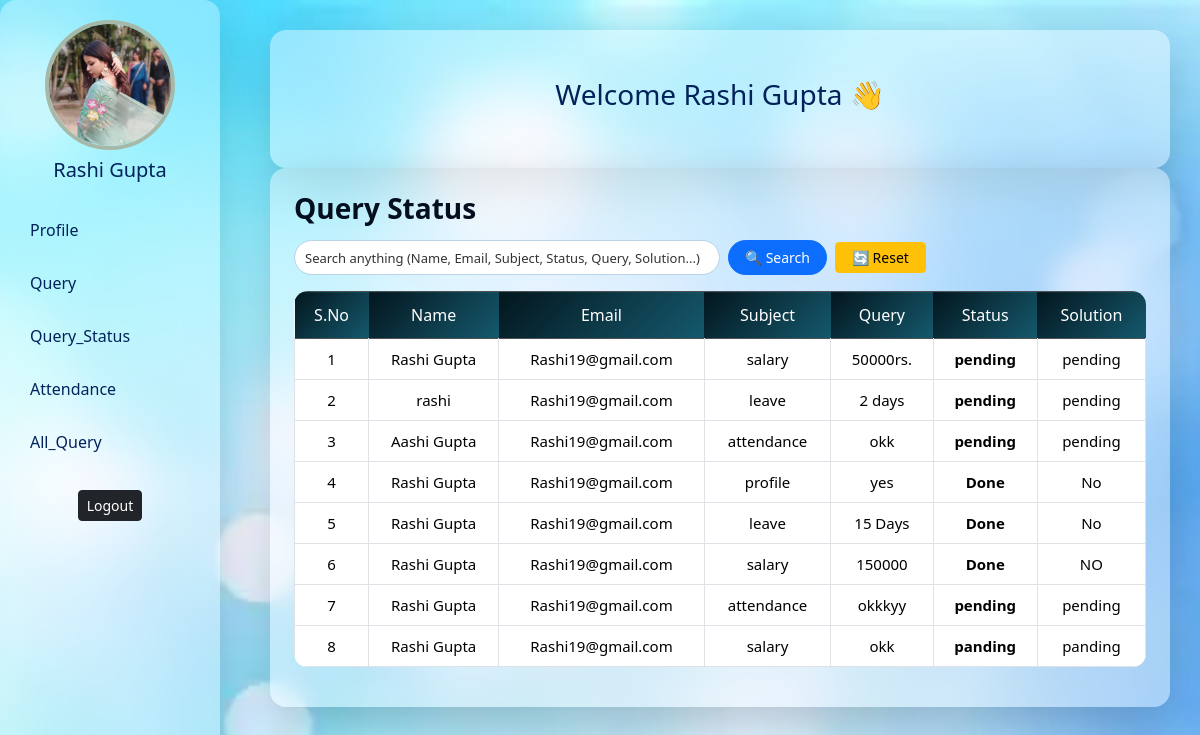
The page /dashboard/query_status (signed in) on the database its author committed.
### app/models.py (models this page shows, shortened)
class AddEmployee(models.Model):
    name = models.CharField(
        max_length=100,
        validators=[MaxLengthValidator(10), MinLengthValidator(3)],
        error_messages={
            'min_length': 'Name must contain at least 3 characters.',
            'max_length': 'Name cannot exceed 20 characters.'
        }
    )
    email = models.EmailField(unique=True)
    contact = models.CharField(
        max_length=15,
        validators=[Emp_contact]
    )
    image = models.ImageField(
        upload_to='employee_images/',
        blank=True,
        null=True
    )
    password = models.CharField(max_length=128)
    department = models.CharField(max_length=50, null=True)
    d_code = models.CharField(max_length=20, null=True)
    d_des = models.CharField(max_length=50, null=True)
    joining_date = models.DateField(null=True, blank=True)
    salary = models.IntegerField(null=True, blank=True)

class Query(models.Model):
    name = models.CharField(max_length=20)
    email = models.EmailField()
    query =  models.CharField(max_length=200)
    subject = models.CharField(max_length=50)
    status =  models.CharField(max_length=10,default='panding')
    solution = models.CharField(max_length=100,null=True)
    created_at = models.DateTimeField(auto_now_add=True,null=True)

### app/views.py (the view)
# urls.py: path('dashboard/query_status',query_status,name='query_status'),
def query_status(req):
    if 'user_id' in req.session:
        id=req.session['user_id']
        userdata=new.objects.get(id=id)
        query_data=Query.objects.filter(email=userdata.email)
        return render(req,'userdashboard.html',{'data':userdata,'query_status':True,'queries':query_data})
    else:
        return redirect('login')

### app/templates/userdashboard.html (shortened to what this page needs)
{% block contant %}
<!DOCTYPE html>
<html lang="en">
<head>
    <link href="https://cdn.jsdelivr.net/npm/bootstrap@5.3.2/dist/css/bootstrap.min.css" rel="stylesheet">
</head>
<body>
    <div class="sidebar glass shadow-lg">
        <div class="text-center mb-4">
            {% if data.image %}
            <img src="{{ data.image.url }}" class="profile-img mb-2">
            {% else %}
            <div class="profile-img mb-2 d-block mx-auto" style="background-color:#ffff;"></div>
            {% endif %}
            <h5>{{ data.name }}</h5>
        </div>
        <a href="{% url 'profile' %}" class="{% if section == 'profile' %}active{% endif %}">
            Profile
        </a>
        <a href="{% url 'query' %}" class="{% if section == 'query' %}active{% endif %}">
            Query
        </a>
        <a href="{% url 'query_status' %}" class="{% if section == 'query_status' %}active{% endif %}">
            Query_Status
        </a>
        <a href="{% url 'my_attendance' %}"
   class="{% if section == 'attendance' %}active{% endif %}">
    Attendance
</a>
        <a href="{% url 'all_query' %}" class="{% if section == 'all-query' %}active{% endif %}">
            All_Query
        </a>
        <form method="post" action="{% url 'logout' %}" class="mt-4 text-center">
            <button class="btn btn-dark btn-sm">Logout</button>
        </form>
    </div>
    <div class="main-content">
        {% if not section %}
        <div class="glass shadow-lg p-5 text-center">
            <h3>Welcome {{ data.name }} 👋</h3>
        </div>
        {% endif %}
{% if query_status %}
<div id="query_status" class="section">
    <div class="glass shadow-lg p-4">
        <h3>Query Status</h3>
        <form action="{% url 'user_search' %}" method="POST">
            <div class="d-flex align-items-center gap-2 mb-3">
                <input type="text" name="search"
                    class="form-control form-control-sm w-50"
                    placeholder="Search anything (Name, Email, Subject, Status, Query, Solution...)">
                <button type="submit" class="btn btn-primary btn-sm px-3">
                    🔍 Search
                </button>
                <a href="{% url 'user_reset' %}" class="btn btn-warning btn-sm px-3">
                    🔄 Reset
                </a>
            </div>
            <table class="table table-bordered table-hover mt-3 text-center query-status-table">
                <thead class="table-dark">
                    <tr>
                        <th>S.No</th>
                        <th>Name</th>
                        <th>Email</th>
                        <th>Subject</th>
                        <th>Query</th>
                        <th>Status</th>
                        <th>Solution</th>
                    </tr>
                </thead>
                <tbody>
                    {% for q in queries %}
                    <tr>
                        <td>{{ forloop.counter }}</td>
                        <td>{{ q.name }}</td>
                        <td>{{ q.email }}</td>
                        <td>{{ q.subject }}</td>
                        <td>{{ q.query }}</td>
                        <td>{{ q.status }}</td>
                        <td>{{ q.solution }}</td>
                    </tr>
                    {% endfor %}
                </tbody>
            </table>
        </form>
    </div>
</div>
{% endif %}
    </div>
</body>
</html>
{% endblock contant %}

### app/templates/userdashboard.html (style rules this page uses)
body { background: url('/static/images/new django.webp') no-repeat center center fixed; background-size: cover; }
.glass { background: rgba(255, 255, 255, 0.4); backdrop-filter: blur(10px); border-radius: 16px; color: #02225a; }
.sidebar { height: 100vh; position: fixed; width: 220px; padding-top: 20px; background: rgba(255, 255, 255, 0.3); backdrop-filter: blur(10px); }
.sidebar a { display: block; padding: 12px 20px; color: #02225a; text-decoration: none; font-weight: 500; border-radius: 10px; margin: 5px 10px; }
.main-content { margin-left: 240px; padding: 30px; }
.profile-img { width: 130px; height: 130px; border-radius: 50%; object-fit: cover; border: 4px solid #a6b8a8; }
#query_status h3 { font-weight: 700; color: #030e1e; margin-bottom: 15px; }
.query-status-table { background: rgba(255, 255, 255, 0.55); backdrop-filter: blur(12px); border-radius: 14px; overflow: hidden; }
#query_status input.form-control-sm { border-radius: 20px; border: 1px solid #bcd3e6; padding: 6px 10px; font-size: 13px; }
#query_status thead.table-dark th { background: linear-gradient(135deg, #03161e, #15596d); color: #fff; border: none; font-size: 14px; padding: 12px; }
#query_status tbody tr { background: rgba(255, 255, 255, 0.7); transition: all 0.2s ease-in-out; }
#query_status td { padding: 10px; font-size: 14px; color: #040a11; vertical-align: middle; }
#query_status td:nth-child(6) { font-weight: 600; }
#query_status button.btn-primary { border-radius: 20px; padding: 6px 18px; font-size: 14px; }
#query_status td { color: #000 !important; font-size: 15px; font-weight: 400; }
#query_status thead.table-dark th { font-size: 16px; font-weight: 50; }
#query_status input.form-control-sm { color: #000; font-size: 14px; font-weight: 400; }
#query_status input::placeholder { color: #333; font-size: 13px; }
#query_status thead.table-dark th:nth-child(2) { width: 130px; }
#query_status tbody td:nth-child(2) { width: 130px; font-size: 15px; font-weight: 500; }

### rows shown on the page
AddEmployee: image (picture), name "Rashi Gupta"
Query: name "Rashi Gupta", email "Rashi19@gmail.com", subject "salary", query "50000rs.", status "pending", solution "pending"
Query: name "rashi", email "Rashi19@gmail.com", subject "leave", query "2 days", status "pending", solution "pending"
Query: name "Aashi Gupta", email "Rashi19@gmail.com", subject "attendance", query "okk", status "pending", solution "pending"
Query: name "Rashi Gupta", email "Rashi19@gmail.com", subject "profile", query "yes", status "Done", solution "No"
Query: name "Rashi Gupta", email "Rashi19@gmail.com", subject "leave", query "15 Days", status "Done", solution "No"
Query: name "Rashi Gupta", email "Rashi19@gmail.com", subject "salary", query "150000", status "Done", solution "NO"
Query: name "Rashi Gupta", email "Rashi19@gmail.com", subject "attendance", query "okkkyy", status "pending", solution "pending"
Query: name "Rashi Gupta", email "Rashi19@gmail.com", subject "salary", query "okk", status "panding", solution "panding"
